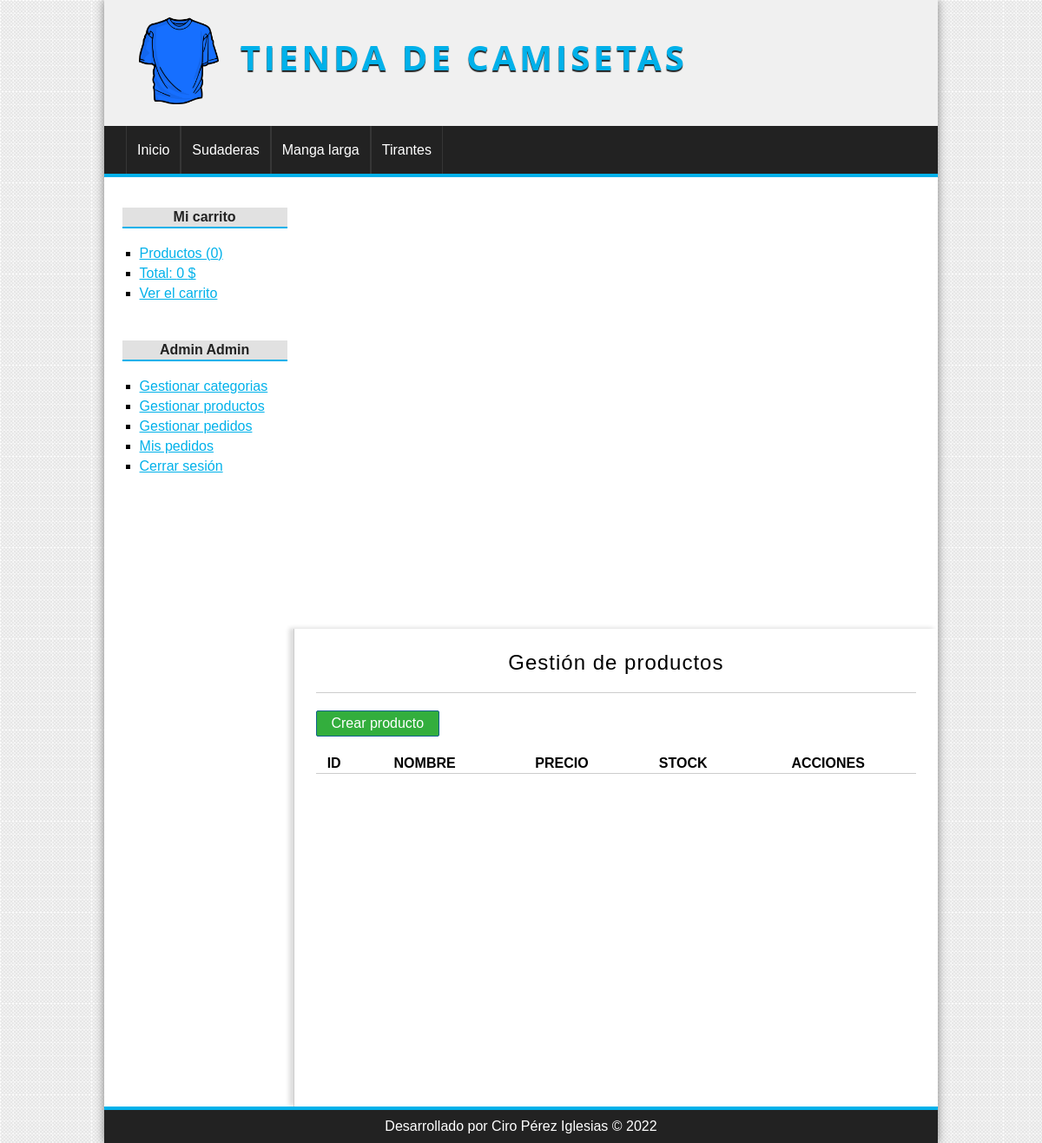
Before: /producto/gestion (signed in) with the older database file.
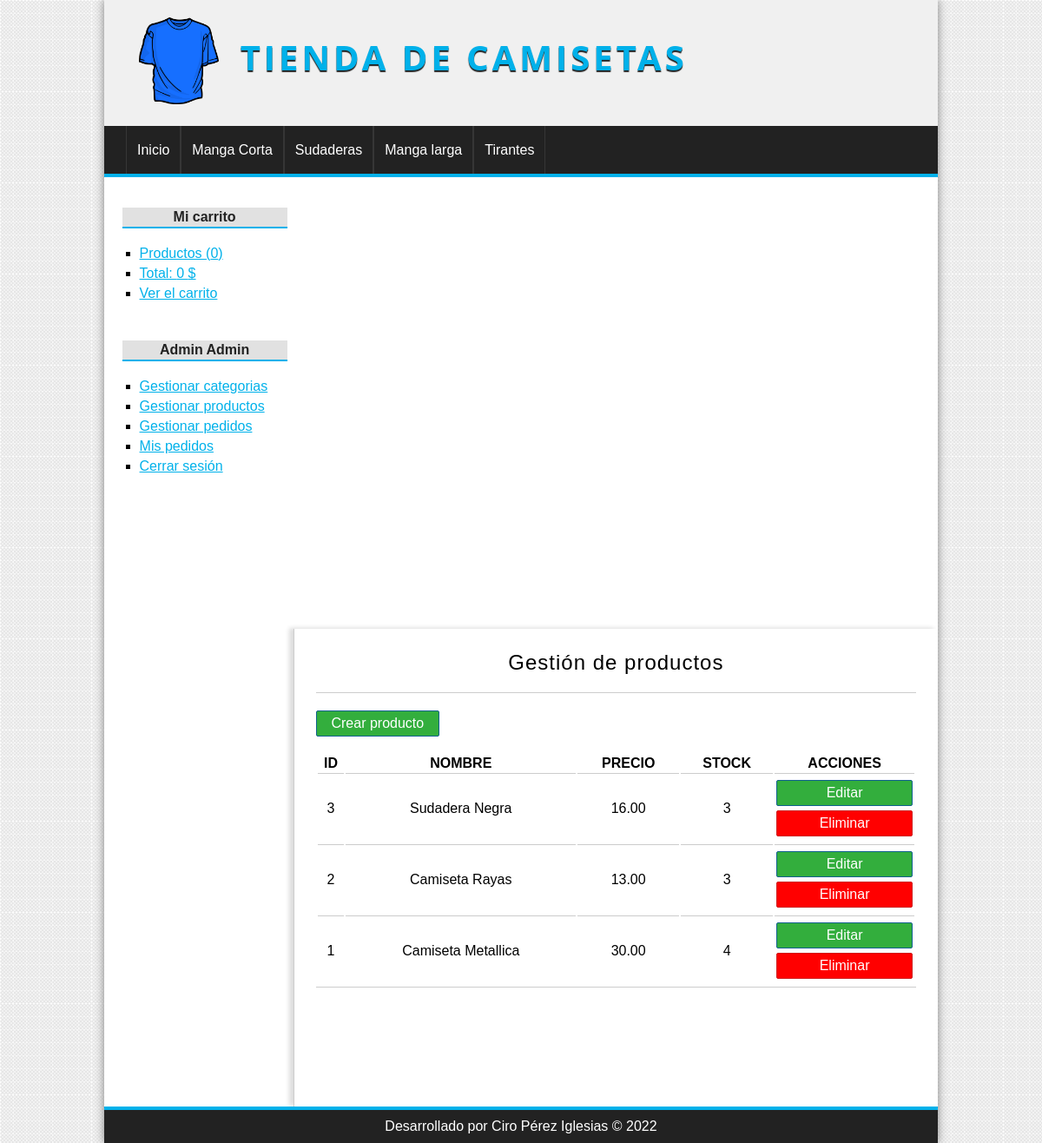
After: the same page with the newer database file.
### tables this page shows
CREATE TABLE `categorias` (
  `id` int(255) NOT NULL,
  `nombre` varchar(100) NOT NULL
);

CREATE TABLE `productos` (
  `id` int(255) NOT NULL,
  `categoria_id` int(255) NOT NULL,
  `nombre` varchar(100) NOT NULL,
  `descripcion` text DEFAULT NULL,
  `precio` float(100,2) NOT NULL,
  `stock` int(255) NOT NULL,
  `oferta` varchar(2) DEFAULT NULL,
  `fecha` date NOT NULL,
  `imagen` varchar(255) DEFAULT NULL
);

### config/db.php (called while the page is built)
<?php
class Database{
	public static function connect(){
		$db = new mysqli('localhost', 'root', '', 'tienda_master');
		$db->query("SET NAMES 'utf8'");
		return $db;
	}
}

### helpers/utils.php (called while the page is built, shortened)
<?php
class Utils{
	public static function showCategorias(){
		require_once 'models/categoria.php';
		$categoria = new Categoria();
		$categorias = $categoria->getAll();
		return $categorias;
	}
}

### models/categoria.php (called while the page is built, shortened)
<?php
class Categoria{
	private $db;
	public function __construct() {
		$this->db = Database::connect();
	}
	public function getAll(){
		$categorias = $this->db->query("SELECT * FROM categorias ORDER BY id DESC;");
		return $categorias;
	}
}

### controllers/ProductoController.php (called while the page is built, shortened)
<?php
require_once 'models/producto.php';
class productoController{
	public function gestion(){
		$producto = new Producto();
		$productos = $producto->getAll();
		require_once 'views/producto/gestion.php';
	}
}

### models/producto.php (called while the page is built, shortened)
<?php
class Producto{
	private $db;
	public function __construct() {
		$this->db = Database::connect();
	}
	public function getAll(){
		$productos = $this->db->query("SELECT * FROM productos ORDER BY id DESC");
		return $productos;
	}
}

### views/producto/gestion.php (the view, shortened to what this page needs)
<h1>Gestión de productos</h1>
<a href="<?=base_url?>producto/crear" class="button button-small">
	Crear producto
</a>
<table>
	<tr>
		<th>ID</th>
		<th>NOMBRE</th>
		<th>PRECIO</th>
		<th>STOCK</th>
		<th>ACCIONES</th>
	</tr>
	<?php while($pro = $productos->fetch_object()): ?>
		<tr>
			<td><?=$pro->id;?></td>
			<td><?=$pro->nombre;?></td>
			<td><?=$pro->precio;?></td>
			<td><?=$pro->stock;?></td>
			<td>
				<a href="<?=base_url?>producto/editar&id=<?=$pro->id?>" class="button button-gestion">Editar</a>
				<a href="<?=base_url?>producto/eliminar&id=<?=$pro->id?>" class="button button-gestion button-red">Eliminar</a>
			</td>
		</tr>
	<?php endwhile; ?>
</table>

### views/layout/header.php (shortened to what this page needs)
<!DOCTYPE HTML>
<html lang="es">
	<head>
		<link rel="stylesheet" href="<?=base_url?>assets/css/styles.css" />
	</head>
	<body>
		<div id="container">
			<header id="header">
				<div id="logo">
					<img src="<?=base_url?>assets/img/camiseta.png" alt="Camiseta Logo" />
					<a href="<?=base_url?>">
						Tienda de camisetas
					</a>
				</div>
			</header>
			<?php $categorias = Utils::showCategorias(); ?>
			<nav id="menu">
				<ul>
					<li>
						<a href="<?=base_url?>">Inicio</a>
					</li>
					<?php while($cat = $categorias->fetch_object()): ?>
						<li>
							<a href="<?=base_url?>categoria/ver&id=<?=$cat->id?>"><?=$cat->nombre?></a>
						</li>
					<?php endwhile; ?>
				</ul>
			</nav>
			<div id="content">

Changed rows visible on the page:
added categorias: nombre "Manga Corta"
added productos: id "3", nombre "Sudadera Negra", precio "16.00", stock "3"
added productos: id "2", nombre "Camiseta Rayas", precio "13.00", stock "3"
added productos: id "1", nombre "Camiseta Metallica", precio "30.00", stock "4"
